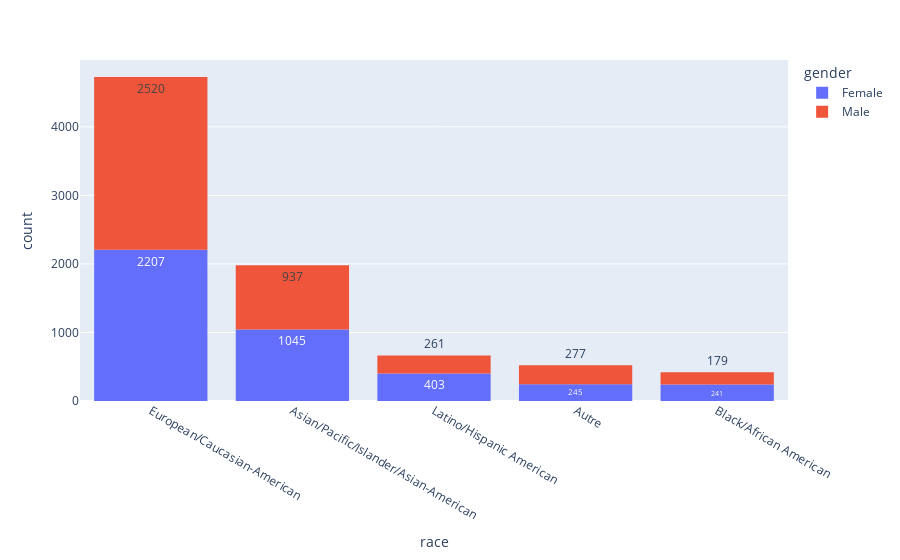

Notebook code cell kept with this figure:
### Markdown cell above
### 1.3 Répartition des éthnies

### Code cell
fig = px.histogram(df1, x = 'race', color= 'gender', text_auto =True).update_xaxes(categoryorder= 'total descending')
fig.show()

### Figure 1 — Plotly figure (JSON) as saved in the notebook; plotly's stock layout.template omitted (floating-point values rounded to 4 significant figures; data arrays with more than 128 entries replaced by an {"elided": "..."} marker saying what was removed)
{"data": [{"alignmentgroup": "True", "bingroup": "x", "hovertemplate": "gender=Female<br>race=%{x}<br>count=%{y}<extra></extra>", "legendgroup": "Female", "marker": {"color": "#636efa", "pattern": {"shape": ""}}, "name": "Female", "offsetgroup": "Female", "orientation": "v", "showlegend": true, "texttemplate": "%{value}", "type": "histogram", "x": {"elided": "4184 str values"}, "xaxis": "x", "yaxis": "y"}, {"alignmentgroup": "True", "bingroup": "x", "hovertemplate": "gender=Male<br>race=%{x}<br>count=%{y}<extra></extra>", "legendgroup": "Male", "marker": {"color": "#EF553B", "pattern": {"shape": ""}}, "name": "Male", "offsetgroup": "Male", "orientation": "v", "showlegend": true, "texttemplate": "%{value}", "type": "histogram", "x": {"elided": "4194 str values"}, "xaxis": "x", "yaxis": "y"}], "layout": {"barmode": "relative", "legend": {"title": {"text": "gender"}, "tracegroupgap": 0}, "margin": {"t": 60}, "xaxis": {"anchor": "y", "categoryorder": "total descending", "domain": [0, 1], "title": {"text": "race"}}, "yaxis": {"anchor": "x", "domain": [0, 1], "title": {"text": "count"}}}}
